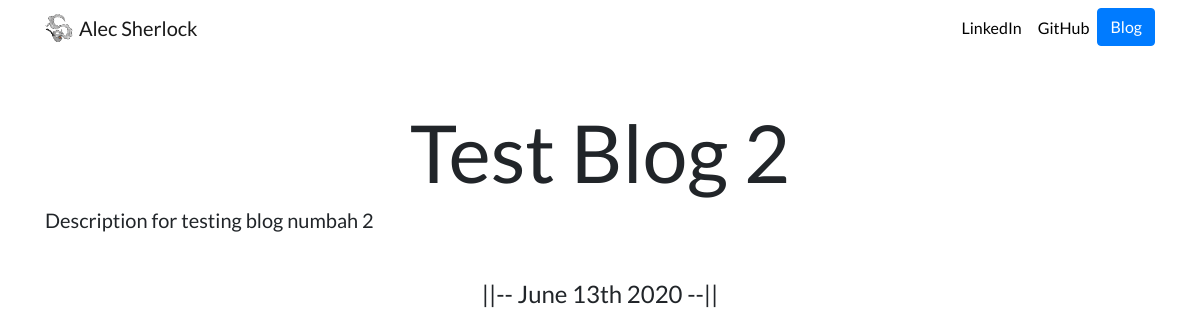
The app's page /blog/2/ with its own data.
### blog/models.py (models this page shows, shortened)
class Blog(models.Model):
    title = models.CharField(max_length=200, default='')
    description = models.TextField(default='')
    body = models.TextField(default='')
    date = models.DateField()

### blog/views.py (the view)
# urls.py: path('<int:blog_id>/', views.detail, name='detail'),
def detail(request, blog_id):
    blog = get_object_or_404(Blog, pk=blog_id)
    return render(request, 'blog/detail.html', {'blog':blog})

### blog/templates/blog/detail.html
{% extends 'personalPortfolio/base.html' %}
{% block content %}
    <h1 class="text-center mt-5" id="blogdetailtitle">{{ blog.title }}</h1>
    <h5>{{ blog.description | safe }}</h5>
    <h4 class="text-center mt-5">||-- {{ blog.date|date:'F jS Y' }} --||</h4>
{% endblock %}

### portfolio/static/portfolio/custom.css (style rules this page uses)
body { font-family: 'Lato', sans-serif; }
@media (min-width: 992px) { #blogdetailtitle { font-size: 5rem; } }

### records on screen
Blog: title "Test Blog 2", description "Description for testing blog numbah 2", date "June 13th 2020"
